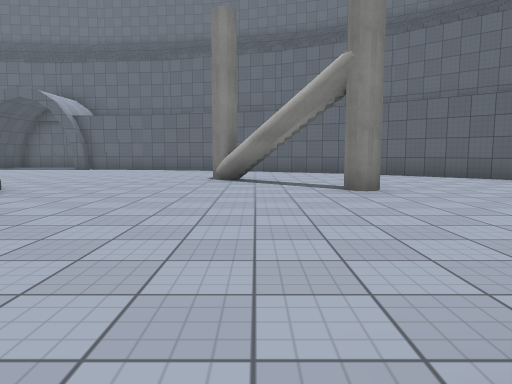
view 1 (above)

23 first-person views from a walk through a Unity game level. The camera is 1.2 m above the floor, tilts 6° down and sees 70° across. The floor is counted in squares, 2 m on a side. Each view is taken from the middle of a square. On the plan, view 1 faces up. The plan holds only what a view shows up to about 10 squares ahead; the rest is blank. The place goes on beyond the plan. Some animated figures are not drawn. Surface patterns are stand-ins for the level's own textures.

view 2
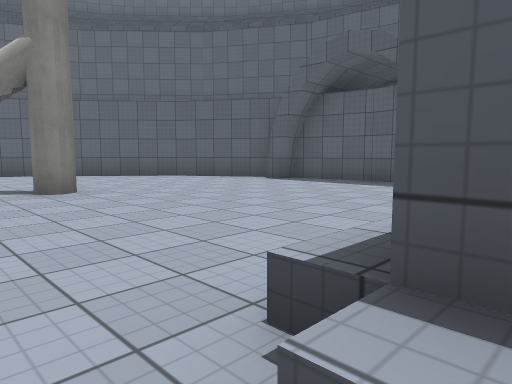

view 3
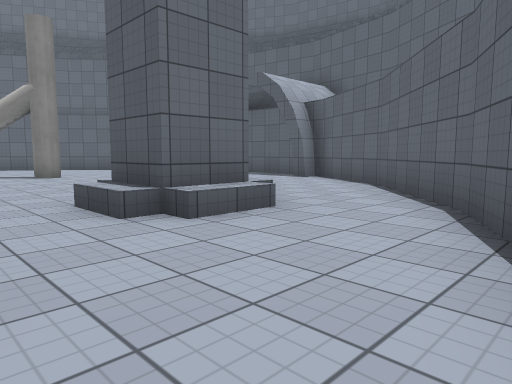

view 4
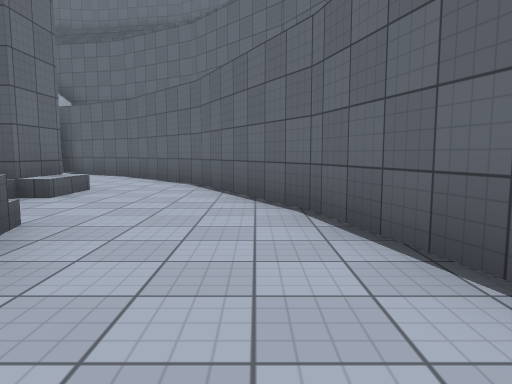

view 5
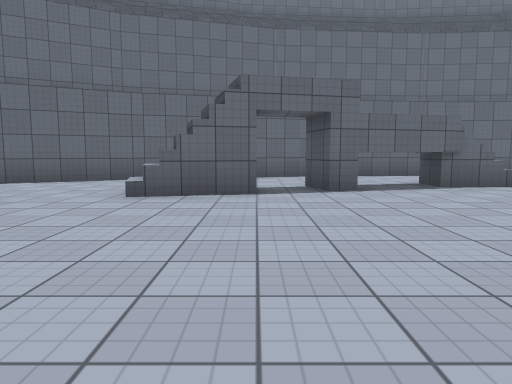

view 6
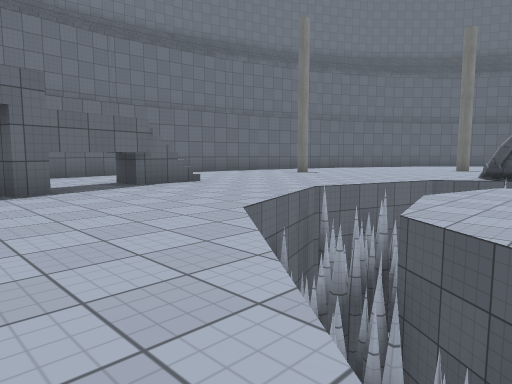

view 7
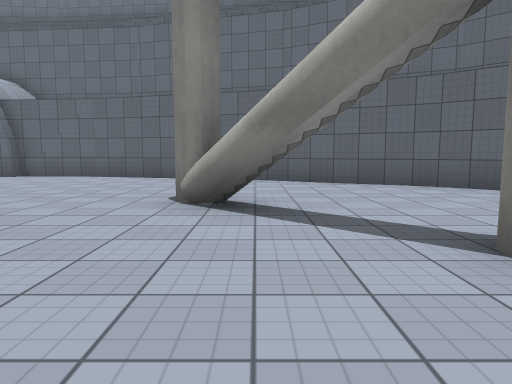

view 8
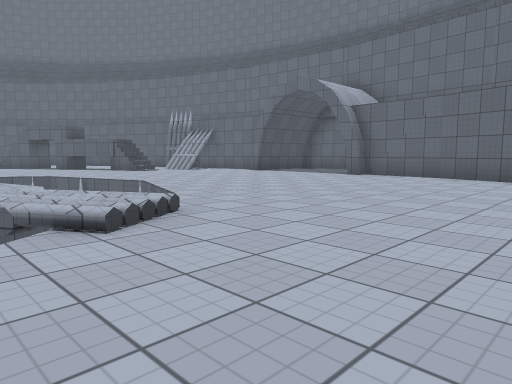

view 9
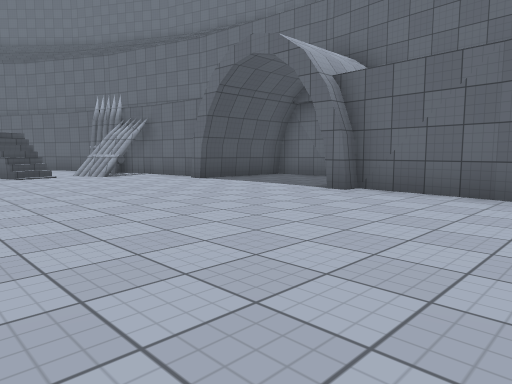

view 10
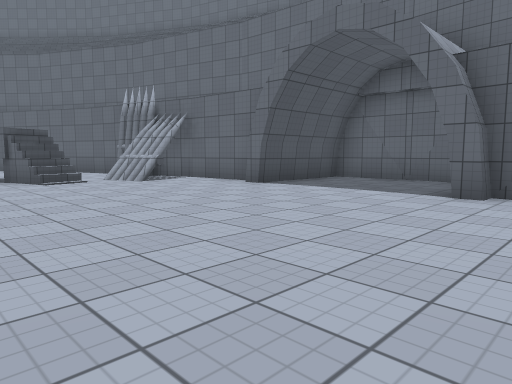

view 11
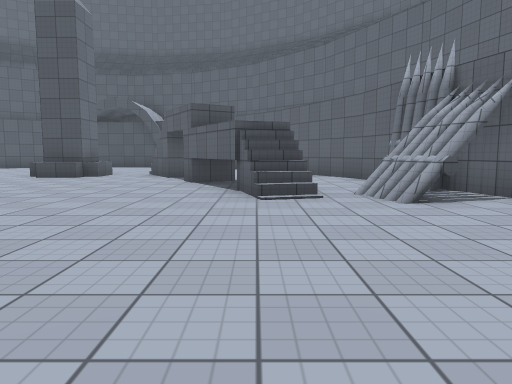

view 12
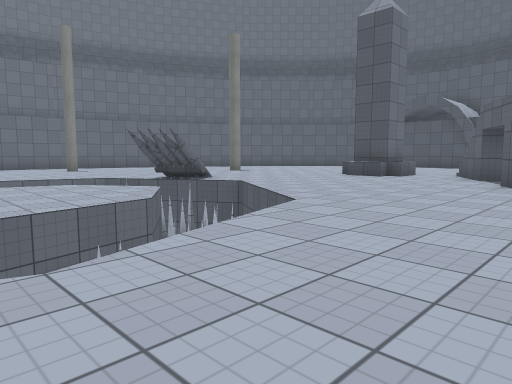

view 13
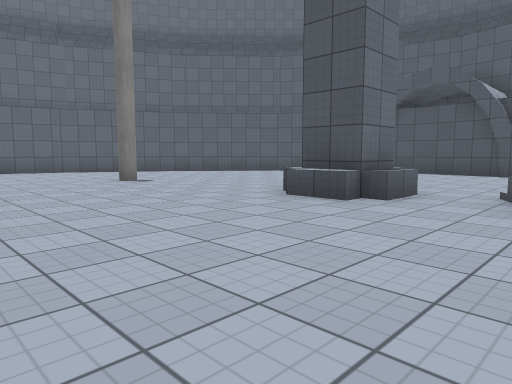

view 14
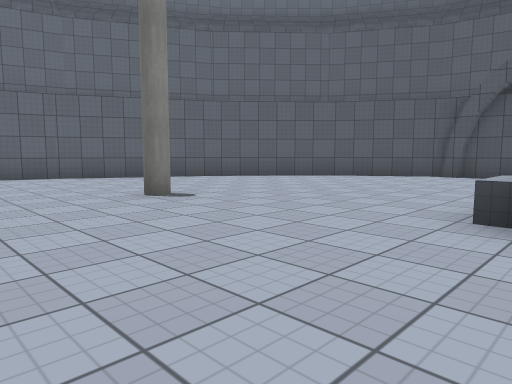

view 15
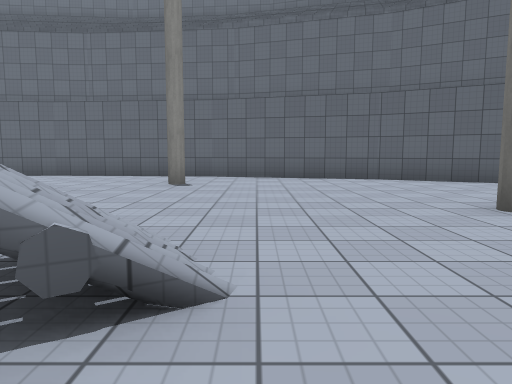

view 16
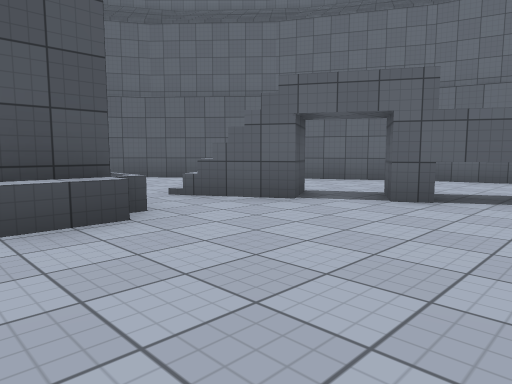

view 17
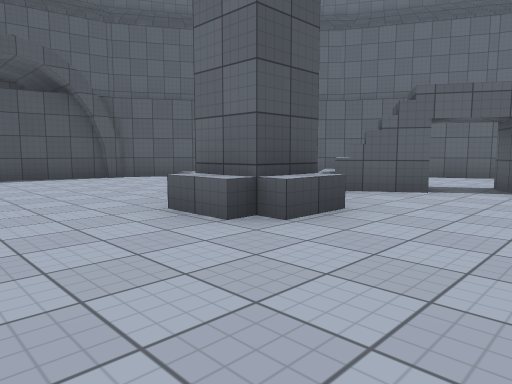

view 18
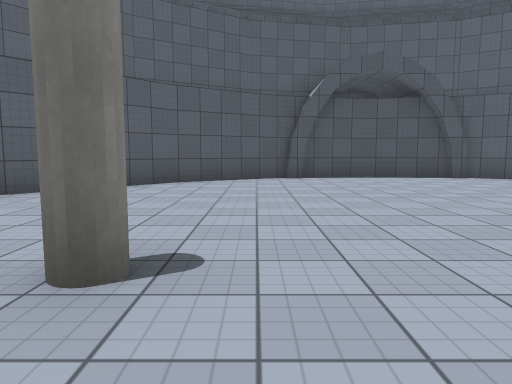

view 19
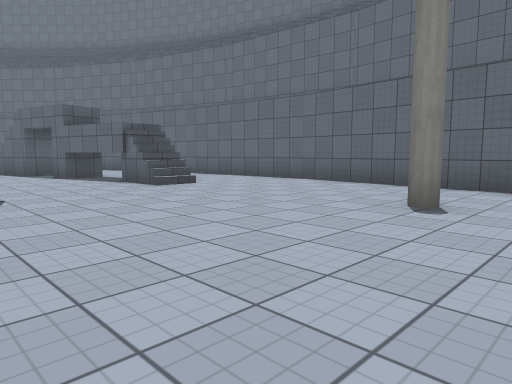

view 20
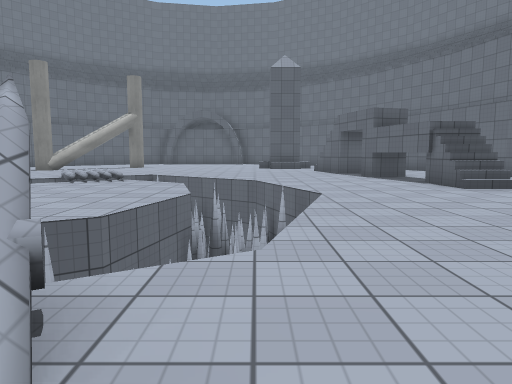

view 21
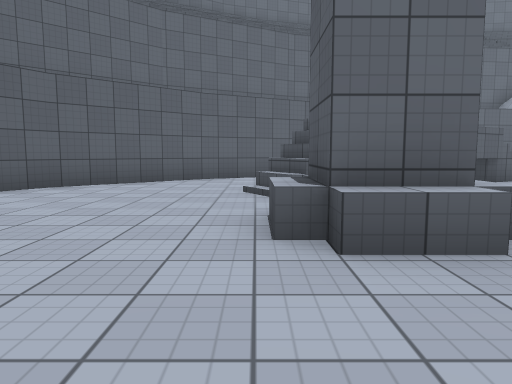

view 22
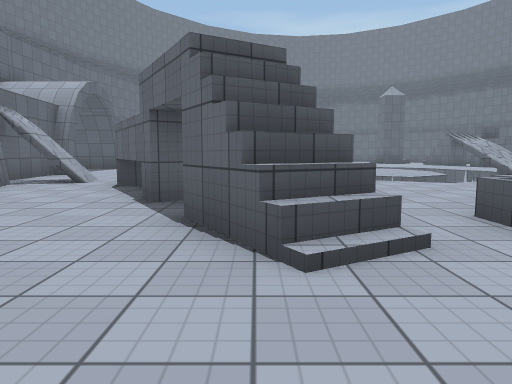

view 23
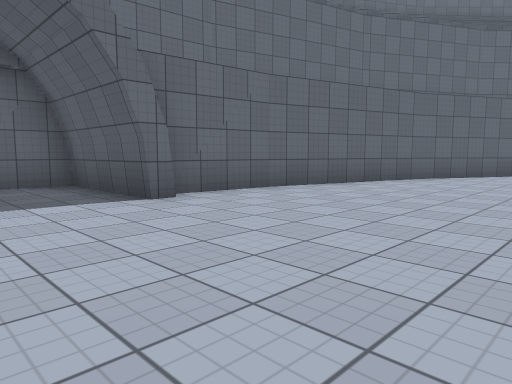

### Floor plan
Key: @ floor where view 1 was taken; # wall or solid block; x gap in a wall; . main floor; : floor 2.5 m higher than the main floor; / step, stairs or slope; = window, fence, low wall or low ledge; ^ raised ledge; v drop or lower ground; T thing the floor can be seen under or through.
Columns run from 25 left of view 1 to 8 right of it. Each row starts with its distance up from view 1.
 17                #####
 16                #...#
 15                #...#
 14            #####...####
 13        #####..........#####
 12      ###....#.............###
 11     ##.....##...............##
 10    ##....###/................##
  9   ##.....# ...................##
  8  ##...##.........v......##.....##
  7  #.....x......vvv vv............#
  6 ##.....^.....vvvvv  v/.....#....##
  5 #.....^#^...vvv....v//...........#
  4 #......^....vv......vv...........#
  3 #...........v#v....vv............#
  2 ##........../vvvvvvvv...........##
  1  #............vvvvvv............#
  0  ##.....#........v.......@##...##
 -1   #...................T#/.//...#
 -2   ###...............##T//....###
 -3     ##.......#...//:=#......##
 -4      ###..................###
 -5        ####......... ..####
 -6           ##############

Where each view was taken, in squares from view 1:
view 1: 0 up, 0 right, facing up
view 2: 0 up, 0 right, facing up-right
view 3: 4 down, 1 left, facing up-right
view 4: 4 down, 4 left, facing right
view 5: 4 up, 3 left, facing down
view 6: 4 up, 3 left, facing down-left
view 7: 4 up, 0 right, facing up
view 8: 4 up, 1 left, facing up-left
view 9: 8 up, 3 left, facing up-left
view 10: 8 up, 5 left, facing up-left
view 11: 10 up, 8 left, facing left
view 12: 10 up, 8 left, facing down-left
view 13: 8 up, 13 left, facing down-left
view 14: 5 up, 14 left, facing down-left
view 15: 4 up, 14 left, facing down
view 16: 4 up, 14 left, facing up-left
view 17: 2 up, 15 left, facing up-left
view 18: 1 up, 15 left, facing left
view 19: 1 up, 14 left, facing down-right
view 20: 1 up, 14 left, facing right
view 21: 2 up, 19 left, facing up
view 22: 8 up, 21 left, facing right
view 23: 9 up, 9 left, facing up-right
